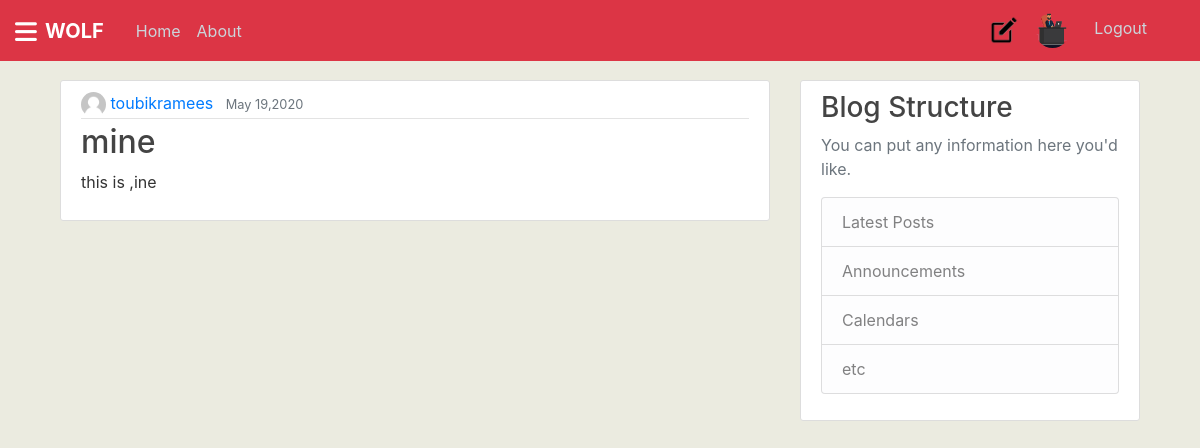
/post/37/ (signed in), run on the app's committed database.
### users/models.py (models this page shows, shortened)
class profile(models.Model):
	user=models.OneToOneField(User, on_delete=models.CASCADE)
	image=models.ImageField(default="default.png", upload_to='profile_pics')
	'''def save(self):
		super.save()

		img=Image.open(self.image.path)

		if img.height > 300 or img.width  >  300:
			output_s=(300 , 300)
			img.thumbnail(output_s)
			img.save(self.image.path) '''

### blog/models.py (models this page shows, shortened)
class post(models.Model):
	title=models.CharField(max_length=100)
	content=models.TextField()
	date_posted=models.DateTimeField(default=timezone.now)
	author= models.ForeignKey(User,on_delete=models.CASCADE)

### blog/views.py (the view)
# urls.py: path('post/<int:pk>/', PostDetailView.as_view(),name="detailview"),
class PostDetailView(DetailView):
	model=post

### blog/templates/blog/post_detail.html (shortened to what this page needs)
{% extends "blog/basic.html"%}
     {%block content%}
	   <article class="media content-section">
         <div class="media-body">
             <div class="article-metadata">
                <img style="border-radius:30px;"  src={{ post.author.profile.image.url }} height='25px' width='25px'  >
                 <a class="mr-2" href="#">{{ object.author }}</a>
                 <small class="text-muted">{{ object.date_posted|date:"F d,Y" }}</small>
             </div>
             <h2><a class="article-title" href={% url 'detailview' post.id %}>{{ object.title }}</a></h2>
             <p class="article-content">{{ object.content }}</p>
         </div>
       </article>
 {%endblock%}

### blog/templates/blog/basic.html (shortened to what this page needs)
{% load static %}
<!DOCTYPE html>
<html>
<head>
    <link rel="stylesheet" href="https://maxcdn.bootstrapcdn.com/bootstrap/4.0.0/css/bootstrap.min.css">
    <link rel="stylesheet" type="text/css" href={%static "blog/main.css"%}>
</head>
<body style="background-color:#ebebe0;">
	<header class="site-header">
     <nav class="navbar navbar-expand-md navbar-dark bg-steel fixed-top">
       <div >
  <label for='check'>
    <i  class='fas fa-bars' id='btn'></i>
  </label>
    </div>
      <div class="container">
      <a class="navbar-brand mr-4" href="/"><b>WOLF</b></a>
      <div class="collapse navbar-collapse" id="navbarToggle">
        <div class="navbar-nav mr-auto">
          <a class="nav-item nav-link" href={% url 'blog-home'%}>Home</a>
          <a class="nav-item nav-link" href={% url 'blog-about'%}>About</a>
        </div>
        <div class="navbar-nav">
          {% if user.is_authenticated %}
          <a class="navbar-brand" href={% url 'createview' %}>
              <img  src='/media/icon.png/' width="30" height='30' alt="profile" >
          <a class="navbar-brand" href={% url 'profile'%}>
              <img style="border-radius: 40px;" src={{user.profile.image.url}} width="35" height="35" alt="profile" >
          <a class="nav-item nav-link" href={% url 'logout'%}>Logout</a>
          {% else %}
            <a class="nav-item nav-link" href={% url 'login'%}>Login</a>
            <a class="nav-item nav-link" href={% url 'user-register'%}>Register</a>
          {% endif %}
        </div>
      </div>
    </div>
  </nav>
</header>
    <div class="container">
    	<main role="main" class="container">
  <div class="row">
    <div class="col-md-8">
      {% block content %}{% endblock %}
    </div>
    <div class="col-md-4">
      <div class="content-section">
        <h3>Blog Structure</h3>
        <p class='text-muted'>You can put any information here you'd like.
          <ul class="list-group">
            <li class="list-group-item list-group-item-light">Latest Posts</li>
            <li class="list-group-item list-group-item-light">Announcements</li>
            <li class="list-group-item list-group-item-light">Calendars</li>
            <li class="list-group-item list-group-item-light">etc</li>
          </ul>
        </p>
      </div>
    </div>
  </div>
</main>
    </div>
</body>
</html>

### blog/static/blog/main.css (style rules this page uses)
body { background: #fafafa; color: #333333; margin-top: 5rem; }
h1, h2, h3, h4, h5, h6 { color: #444444; }
ul { margin: 0; }
.bg-steel { background-color: #dc3545; }
.site-header .navbar-nav .nav-link { color: #cbd5db; }
.content-section { background: #ffffff; padding: 10px 20px; border: 1px solid #dddddd; border-radius: 3px; margin-bottom: 20px; }
.article-title { color: #444444; }
.article-content { white-space: pre-line; }
.article-metadata { padding-bottom: 1px; margin-bottom: 4px; border-bottom: 1px solid #e3e3e3 }
* { margin:0; padding:0; list-style:none; text-decoration:none; }
label #btn, label #cancel { position:absolute; cursor:pointer; }
label #btn { left:15px; top:20px; font-size:25px; color:white; transition: all; }

### data on the page
post: author.profile.image (placeholder picture), author "toubikramees", date_posted "May 19,2020", title "mine", content "this is ,ine"
